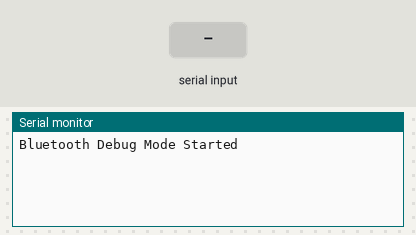
A sketch run on a simulated Arduino Mega 2560, built with avr-gcc and run on an emulated ATmega2560. Parts: the last lines printed to the serial monitor. The test bench sets the inputs (shaded band).

Above: at 1.2 s.
1.3 s: "1" received over the second serial link
At 2.5 s:
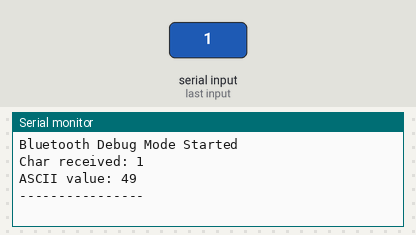
2.8 s: "0" received over the second serial link
At 3.8 s:
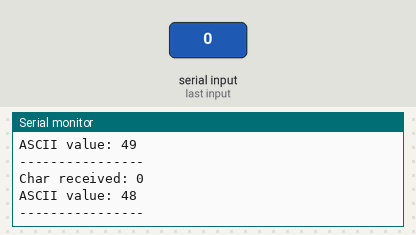
4.3 s: "2" received over the second serial link
At 4.9 s:
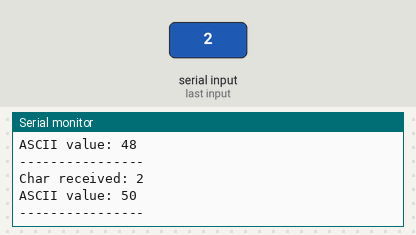

Measured:
- after the input at 1.3 s, the serial monitor: prints a new line at once (image 1)
- after the input at 2.8 s, the serial monitor: prints a new line at once (image 2)
- after the input at 4.3 s, the serial monitor: prints a new line at once (image 3)

The sketch:

appMapping.ino
```cpp
void setup() {
  Serial.begin(9600);      // USB Serial Monitor
  Serial1.begin(9600);     // Bluetooth on pins 18,19

  Serial.println("Bluetooth Debug Mode Started");
}

void loop() {
  if (Serial1.available()) {
    char incomingChar = Serial1.read();

    // Print raw character
    Serial.print("Char received: ");
    Serial.println(incomingChar);

    // Print ASCII value (VERY IMPORTANT)
    Serial.print("ASCII value: ");
    Serial.println((int)incomingChar);
    Serial.println("----------------");
  }
}
```
